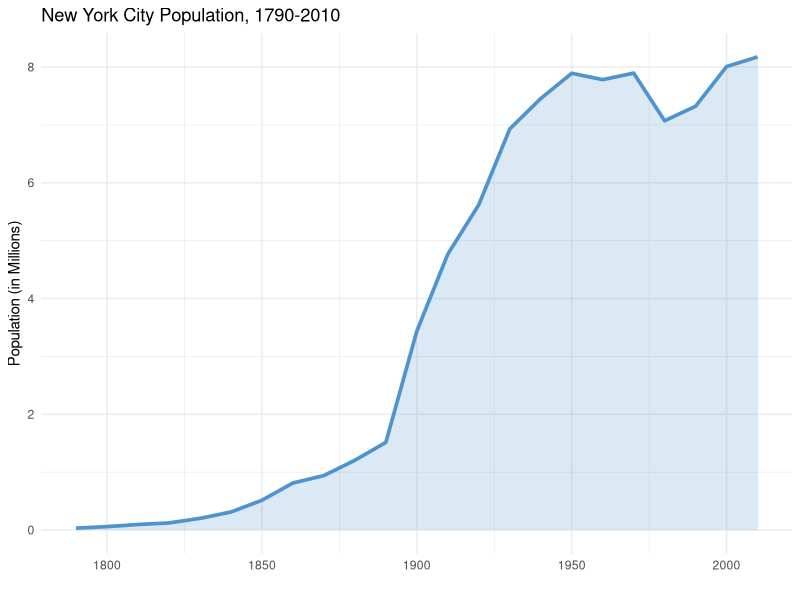
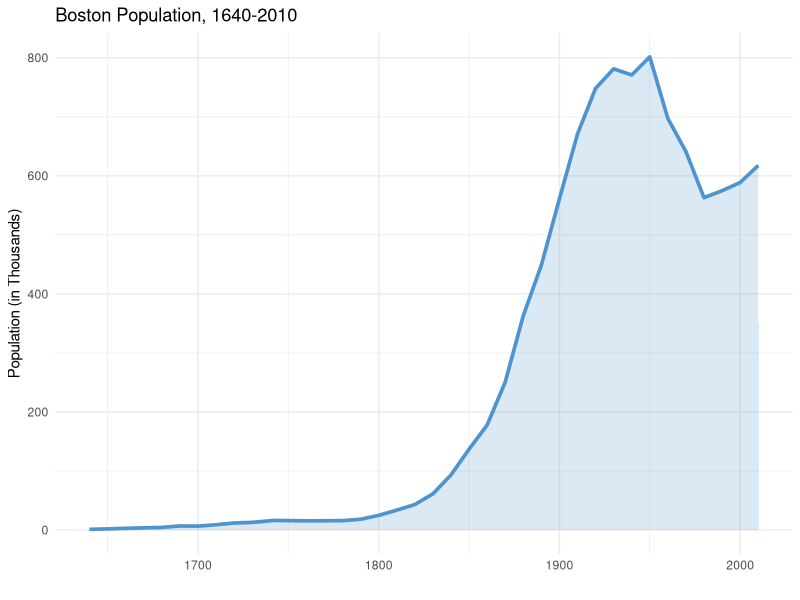
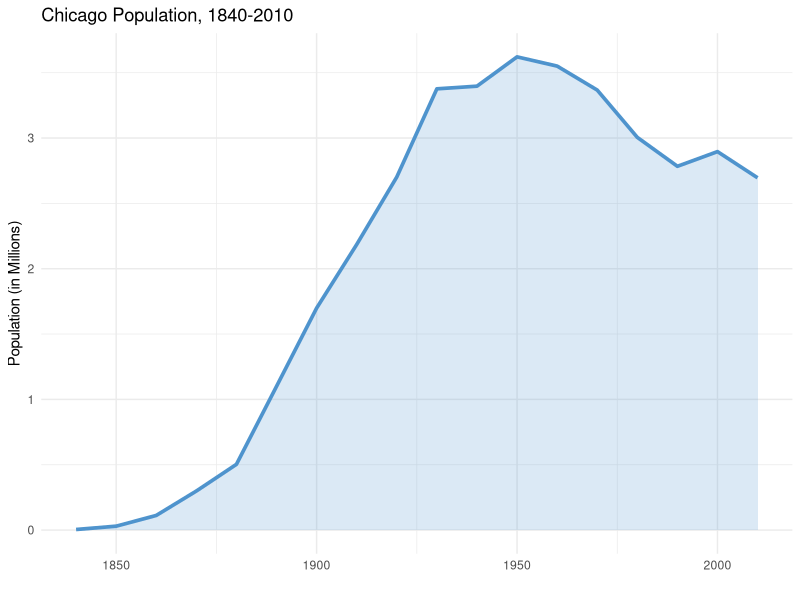
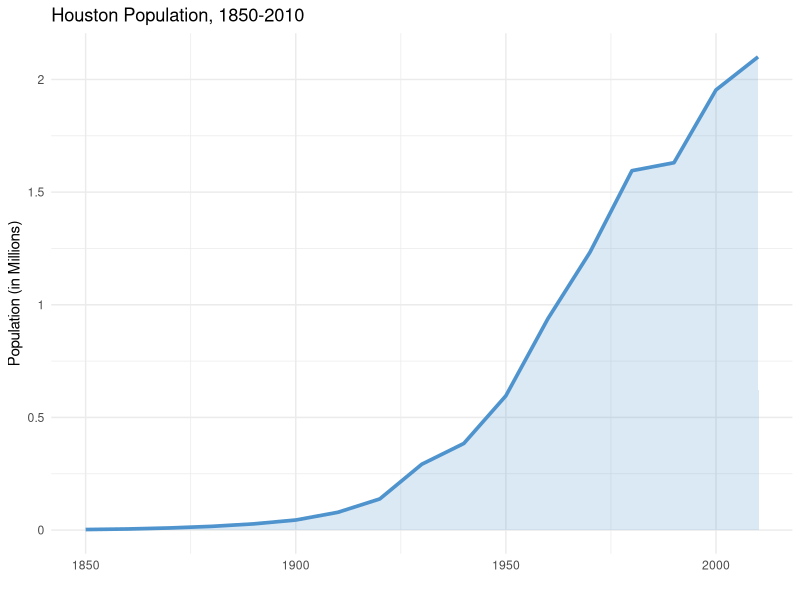
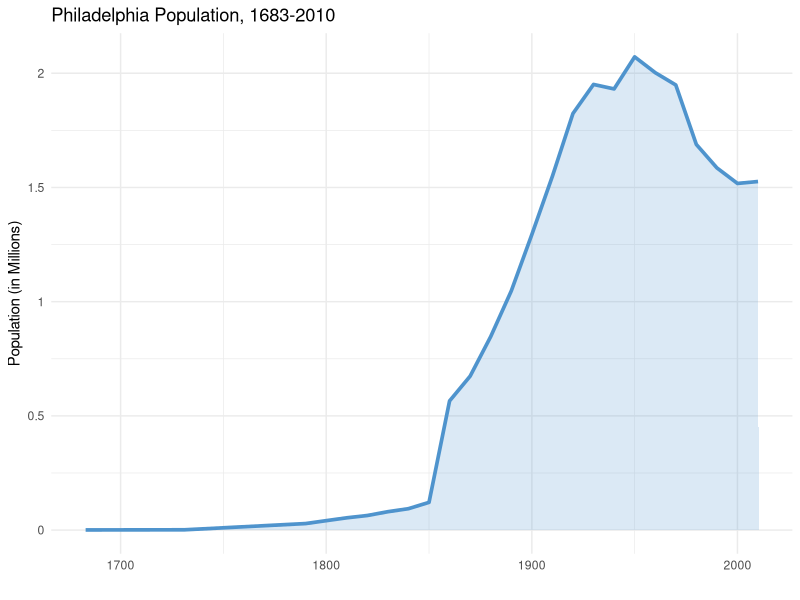
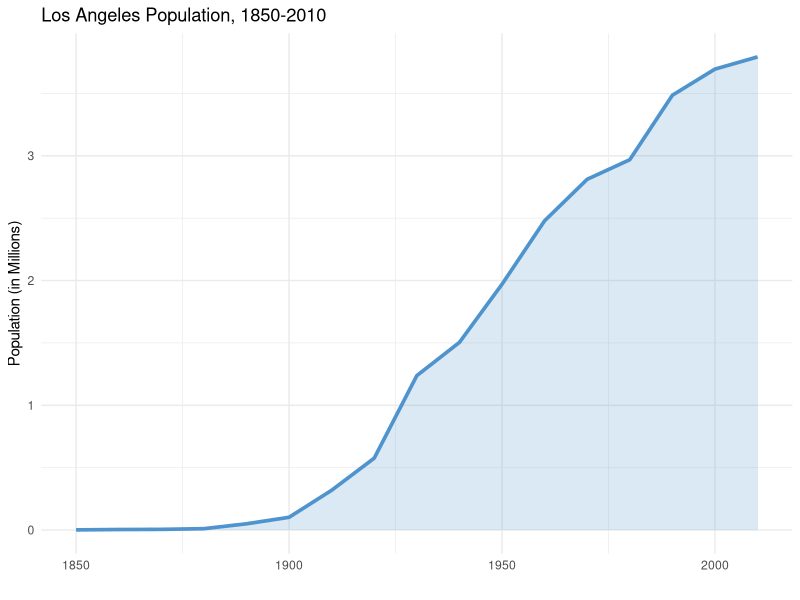
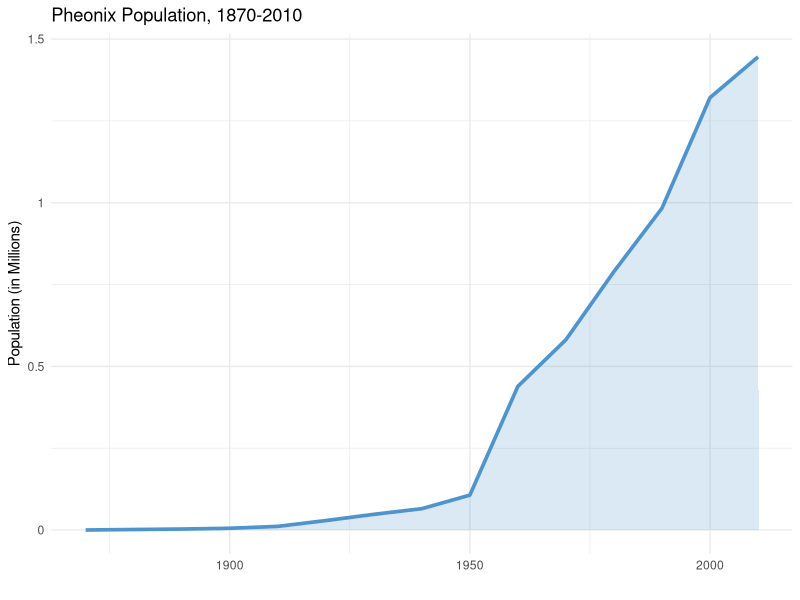
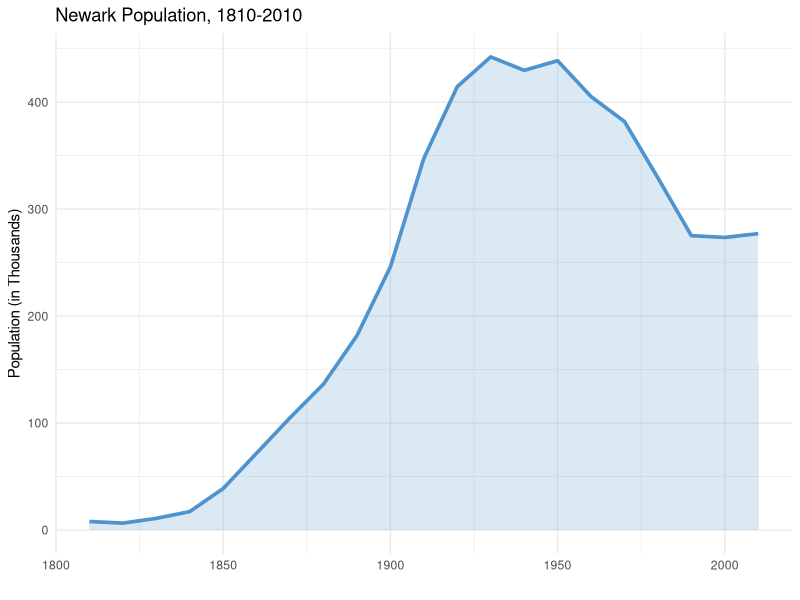

Generate these figures, in order, with R:
## ---- chunk 1

library(tidyverse)

## ---- chunk 2

populations = readxl::read_xlsx("./data/population_data.xlsx") %>% 
  mutate(
    year = lubridate::ymd(year, truncated = 2L)
  )

## ---- chunk 3

## New York City
populations %>% 
  filter(city %in% "nyc") %>% 
  ggplot(aes(x = year, y = population)) + geom_line(color = "steelblue3", size = 1.25) +
  geom_area(fill = "steelblue3", alpha = 0.2) +
  theme_minimal() +
  scale_y_continuous(breaks = seq(0e6, 8e6, 2e6), labels = c("0", "2", "4", "6", "8")) +
  labs(
    x = "",
    y = "Population (in Millions)",
    title = "New York City Population, 1790-2010"
  )

## Boston
populations %>% 
  filter(city %in% "boston") %>% 
  ggplot(aes(x = year, y = population)) + geom_line(color = "steelblue3", size = 1.25) +
  geom_area(fill = "steelblue3", alpha = 0.2) +
  theme_minimal() +
  scale_y_continuous(breaks = seq(0e5, 8e5, 2e5), labels = c("0", "200", "400", "600", "800")) +
  labs(
    x = "",
    y = "Population (in Thousands)",
    title = "Boston Population, 1640-2010"
  )

## Chicago
populations %>% 
  filter(city %in% "chicago") %>% 
  ggplot(aes(x = year, y = population)) + geom_line(color = "steelblue3", size = 1.25) +
  geom_area(fill = "steelblue3", alpha = 0.2) +
  theme_minimal() +
  scale_y_continuous(breaks = seq(0e6, 3e6, 1e6), labels = c("0", "1", "2", "3")) +
  labs(
    x = "",
    y = "Population (in Millions)",
    title = "Chicago Population, 1840-2010"
  )

## Houston
populations %>% 
  filter(city %in% "houston") %>% 
  ggplot(aes(x = year, y = population)) + geom_line(color = "steelblue3", size = 1.25) +
  geom_area(fill = "steelblue3", alpha = 0.2) +
  theme_minimal() +
  scale_y_continuous(breaks = seq(0e6, 2e6, 5e5), labels = c("0", "0.5", "1", "1.5", "2")) +
  labs(
    x = "",
    y = "Population (in Millions)",
    title = "Houston Population, 1850-2010"
  )

## Philadelphia
populations %>% 
  filter(city %in% "philadelphia") %>% 
  ggplot(aes(x = year, y = population)) + geom_line(color = "steelblue3", size = 1.25) +
  geom_area(fill = "steelblue3", alpha = 0.2) +
  theme_minimal() +
  scale_y_continuous(breaks = seq(0e6, 2e6, 5e5), labels = c("0", "0.5", "1", "1.5", "2")) +
  labs(
    x = "",
    y = "Population (in Millions)",
    title = "Philadelphia Population, 1683-2010"
  )

## Los Angeles
populations %>% 
  filter(city %in% "la") %>% 
  ggplot(aes(x = year, y = population)) + geom_line(color = "steelblue3", size = 1.25) +
  geom_area(fill = "steelblue3", alpha = 0.2) +
  theme_minimal() +
  scale_y_continuous(breaks = seq(0e6, 3e6, 1e6), labels = c("0", "1", "2", "3")) +
  labs(
    x = "",
    y = "Population (in Millions)",
    title = "Los Angeles Population, 1850-2010"
  )

## Pheonix
populations %>% 
  filter(city %in% "pheonix") %>% 
  ggplot(aes(x = year, y = population)) + geom_line(color = "steelblue3", size = 1.25) +
  geom_area(fill = "steelblue3", alpha = 0.2) +
  theme_minimal() +
  scale_y_continuous(breaks = seq(0e6, 1.5e6, 5e5), labels = c("0", "0.5", "1", "1.5")) +
  labs(
    x = "",
    y = "Population (in Millions)",
    title = "Pheonix Population, 1870-2010"
  )

## Newark
populations %>% 
  filter(city %in% "newark") %>% 
  ggplot(aes(x = year, y = population)) + geom_line(color = "steelblue3", size = 1.25) +
  geom_area(fill = "steelblue3", alpha = 0.2) +
  theme_minimal() +
  scale_y_continuous(breaks = seq(0e5, 4e5, 1e5), labels = c("0", "100", "200", "300", "400")) +
  labs(
    x = "",
    y = "Population (in Thousands)",
    title = "Newark Population, 1810-2010"
  )

## San Francisco
populations %>% 
  filter(city %in% "san francisco") %>% 
  ggplot(aes(x = year, y = population)) + geom_line(color = "steelblue3", size = 1.25) +
  geom_area(fill = "steelblue3", alpha = 0.2) +
  theme_minimal() +
  scale_y_continuous(breaks = seq(0e5, 8e5, 2e5), labels = c("0", "200", "400", "600", "800")) +
  labs(
    x = "",
    y = "Population (in Thousands)",
    title = "San Francisco Population, 1848-2010"
  )

## Seattle
populations %>% 
  filter(city %in% "seattle") %>% 
  ggplot(aes(x = year, y = population)) + geom_line(color = "steelblue3", size = 1.25) +
  geom_area(fill = "steelblue3", alpha = 0.2) +
  theme_minimal() +
  scale_y_continuous(breaks = seq(0e5, 6e5, 2e5), labels = c("0", "200", "400", "600")) +
  labs(
    x = "",
    y = "Population (in Thousands)",
    title = "Seattle Population, 1860-2010"
  )

